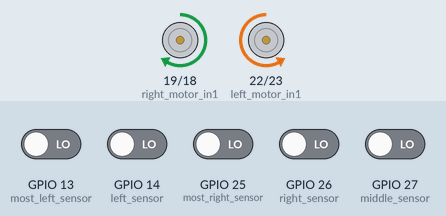
Recording of a sketch running on a simulated ESP32. Shown: motor-driver pin pairs drawn as motors (green arrow = first pin HIGH = forward, orange = second pin HIGH = backward, longer = more drive, scaled by the enable pin). The test bench sets the inputs (shaded band); at power-on: GPIO 13 (most_left_sensor), GPIO 14 (left_sensor), GPIO 25 (most_right_sensor), GPIO 26 (right_sensor), GPIO 27 (middle_sensor) LOW. What the sketch prints to the serial monitor is not drawn.

Above: at 1.2 s.
1.3 s: GPIO 13 (most_left_sensor) driven HIGH
At 2.0 s:
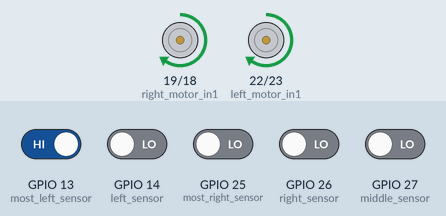
2.8 s: GPIO 25 (most_right_sensor) driven HIGH
At 3.2 s:
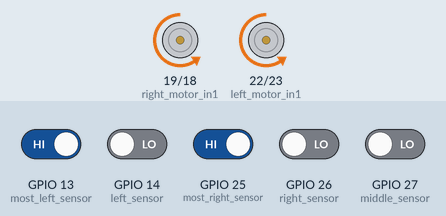
4.3 s: GPIO 25 (most_right_sensor) driven LOW
At 5.5 s:
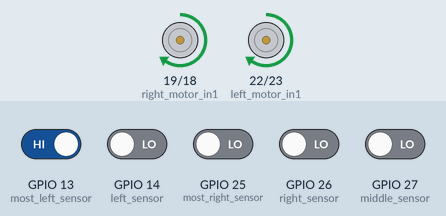
5.8 s: GPIO 26 (right_sensor) driven HIGH
At 6.6 s:
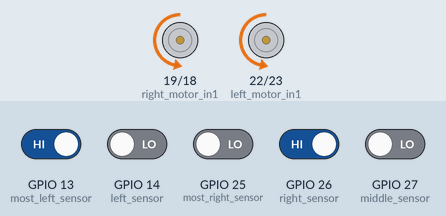
7.3 s: GPIO 26 (right_sensor) driven LOW
At 7.8 s:
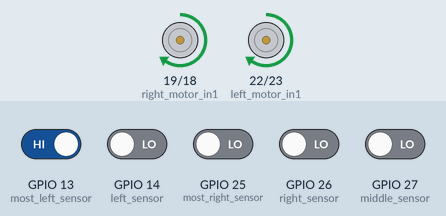
8.8 s: GPIO 13 (most_left_sensor) driven LOW and GPIO 14 (left_sensor) driven HIGH
At 10.1 s:
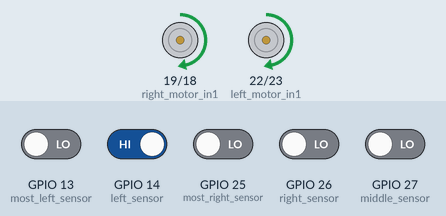
Timing chart, 0 to 11.3 s (numbered marks = the images above; inputs shaded):
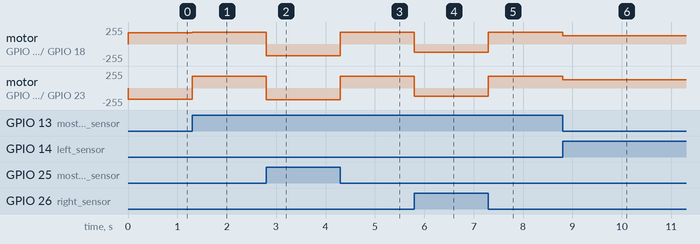

The sketch:

maze.ino
```cpp
#define LEDC_CHANNEL_0 0
#define LEDC_CHANNEL_1 1
#define LEDC_TIMER_13_BIT 8
#define LEDC_BASE_FREQ 5000
#define velocity 100

byte sensors_values[5] = {0, 0, 0, 0, 0};
// setting PWM properties
const int freq = 5000;
const int ledChannel = 0;
const int resolution = 8;

// LEFT MOTOR PINS
const int left_motor_in1 = 22; // ground
const int left_motor_in2 = 23; //

// RIGHT MOTOR PINS
const int right_motor_in1 = 19; //
const int right_motor_in2 = 18; // ground

// LEFT ENABLE
const int left_motor_enable = 17;

// RIGHT ENABLE
const int right_motor_enable = 16;

// IR SENSORS
const int most_left_sensor = 13;
const int left_sensor = 14;
const int middle_sensor = 27;
const int right_sensor = 26;
const int most_right_sensor = 25;

int r=0;
int rr=0;

int l=0;
int ll=0;

int i=0;

int rz=0;
int lz=0;

int counter=0;

void Push(){
  ledcWrite(LEDC_CHANNEL_0,170);
  ledcWrite(LEDC_CHANNEL_1,170);
  delay(1);
}
void Forward(){
  RightForward();
  LeftForward();
  // if(rz==1){
  //   ledcWrite(LEDC_CHANNEL_1,170);
  //   rz=0;
  // }
  // if(lz==1){
  //   ledcWrite(LEDC_CHANNEL_0,170);
  //   lz=0;
  // }
  ledcWrite(LEDC_CHANNEL_0,velocity);
  ledcWrite(LEDC_CHANNEL_1,velocity);
}

void Stop()
{
  ledcWrite(LEDC_CHANNEL_0, 0);
  ledcWrite(LEDC_CHANNEL_1, 0);
}

void TurnLeft(){
  //Push();
  // if(rz==1){
  //   ledcWrite(LEDC_CHANNEL_1,170);
  //   rz=0;
  // }
  // if(lz==1){
  //   ledcWrite(LEDC_CHANNEL_0,170);
  //   lz=0;
  // }
  RightForward();
  ledcWrite(LEDC_CHANNEL_0, 175);
  LeftBack();
  ledcWrite(LEDC_CHANNEL_1, 175);
}
void TurnLeft2(){
  //Push();
  // if(rz==1){
  //   ledcWrite(LEDC_CHANNEL_1,170);
  //   rz=0;
  // }
  RightForward();
  ledcWrite(LEDC_CHANNEL_0, 125);
  lz=1;
  LeftBack();
  ledcWrite(LEDC_CHANNEL_1, 125);
}

void TurnRight(){
  // if(rz==1){
  //   ledcWrite(LEDC_CHANNEL_1,170);
  //   rz=0;
  // }
  // if(lz==1){
  //   ledcWrite(LEDC_CHANNEL_0,170);
  //   lz=0;
  // }
  LeftForward();
  ledcWrite(LEDC_CHANNEL_0, 175);
  RightBack();
  ledcWrite(LEDC_CHANNEL_1, 175);
}

void TurnRight2(){
  // if(lz==1){
  //   ledcWrite(LEDC_CHANNEL_0,170);
  //   lz=0;
  // }
  LeftForward();
  ledcWrite(LEDC_CHANNEL_0, 125);
  RightBack();
  ledcWrite(LEDC_CHANNEL_1, 125);
  rz=1;
}
void readSensors(){

  // read sensors
  sensors_values[0] = digitalRead(most_left_sensor);
  sensors_values[1] = digitalRead(left_sensor);
  sensors_values[2] = digitalRead(middle_sensor);
  sensors_values[3] = digitalRead(right_sensor);
  sensors_values[4] = digitalRead(most_right_sensor);
}

void LeftForward(){
  digitalWrite(left_motor_in2, HIGH);
  digitalWrite(left_motor_in1, LOW);
  }

void LeftBack(){
  digitalWrite(left_motor_in1, HIGH);
  digitalWrite(left_motor_in2, LOW);
  }

void RightForward(){
  digitalWrite(right_motor_in1, HIGH);
  digitalWrite(right_motor_in2, LOW);
  }

void RightBack(){
  digitalWrite(right_motor_in2, HIGH);
  digitalWrite(right_motor_in1, LOW);
  }

void printSensors(){
  Serial.print("Most left: ");
  Serial.println(sensors_values[0]); // Left
  Serial.print("Left: ");
  Serial.println(sensors_values[1]); // Middle Left
  Serial.print("Middle: ");
  Serial.println(sensors_values[2]); // Middle Right
  Serial.print("Right: ");
  Serial.println(sensors_values[3]); // Right
  Serial.print("Most right: ");
  Serial.println(sensors_values[4]);
  Serial.println("---------------------------");
}

void setup() {
  // Setting up pinmodes of Sensors
  Serial.begin(115200);
  // Setting up pinmodes of motors
  pinMode(left_motor_in1, OUTPUT);
  pinMode(left_motor_in2, OUTPUT);
  pinMode(right_motor_in1, OUTPUT);
  pinMode(right_motor_in2, OUTPUT);
  pinMode(left_motor_enable, OUTPUT);
  pinMode(right_motor_enable, OUTPUT);

    // setup sensors pinmodes as inputs
  pinMode(most_left_sensor, INPUT);
  pinMode(left_sensor, INPUT);
  pinMode(middle_sensor, INPUT);
  pinMode(right_sensor, INPUT);
  pinMode(most_right_sensor, INPUT);

digitalWrite(left_motor_in2, HIGH);
  digitalWrite(left_motor_in1, LOW);
  digitalWrite(right_motor_in1, HIGH);
  digitalWrite(right_motor_in2, LOW);

  /*digitalWrite(left_motor_in2, LOW);
  digitalWrite(left_motor_in1, HIGH);
  digitalWrite(right_motor_in1, LOW);
  digitalWrite(right_motor_in2, HIGH);*/

  // digitalWrite(right_motor_enable, HIGH);
  // digitalWrite(left_motor_enable, HIGH);
  ledcAttachPin(left_motor_enable, LEDC_CHANNEL_0);
  ledcSetup(LEDC_CHANNEL_0, LEDC_BASE_FREQ, LEDC_TIMER_13_BIT);

  ledcAttachPin(right_motor_enable, LEDC_CHANNEL_1);
  ledcSetup(LEDC_CHANNEL_1, LEDC_BASE_FREQ, LEDC_TIMER_13_BIT);

  i=0;
}

void loop(){
  if(i==0)
  {
    Push();
    delay(1);
    i=1;
  }
    //Forward();
  readSensors();
  //printSensors();
  // // TurnRight();
  // // delay(5000);
  // // TurnLeft();
  // // delay(5000);
  if(sensors_values[4]==1 /*&& sensors_values[3]==1*/)
  {
    counter=0;
    Serial.println("1");
    rr=1;
    TurnRight();
  }
  else if(sensors_values[4]==0 && sensors_values[3]==0 && sensors_values[0]==0 && sensors_values[1]==0 && sensors_values[2]==1)
  {
    counter=0;
    Serial.println("2");
    r=0;
    rr=0;
    l=0;
    ll=0;
    Forward();
  }

  else if( sensors_values[3]==1 && sensors_values[2]==0)
  {
    counter=0;
    Serial.println("4");
    TurnRight2();
  }
  else if(sensors_values[0]==1 /*&& sensors_values[1]==1*/)
  {
    counter=0;
    Serial.println("3");
    ll=1;
    TurnLeft();
  }
  else if(sensors_values[1]==1 && sensors_values[2]==0){
    counter=0;
    Serial.println("5");
    TurnLeft2();
  }
  // else if( sensors_values[4]==1 )
  // {
  //   Serial.println("6");
  //   TurnRight2();
  // }
  // else if(sensors_values[0]==1){
  //   Serial.println("7");
  //   TurnLeft2();
  // }
  // else if(sensors_values[4]==0 && sensors_values[3]==0 && sensors_values[0]==0 && sensors_values[1]==0 && sensors_values[2]==0)
  // {
  //   counter++;
  //   Forward();
  //   Serial.println("6");
  //   if(counter==500)
  //   {
  //     Stop();
  //     delay(5000);
  //   }
  // }
}
```

Measured:
- after the input at 1.3 s, motor on GPIO 19 (right_motor_in1) / GPIO 18 (right_motor_in2): forward 169/255 → forward 174/255 at once; motor on GPIO 22 (left_motor_in1) / GPIO 23 (left_motor_in2): backward 169/255 → forward 174/255 at once
- after the input at 2.8 s, motor on GPIO 19 (right_motor_in1) / GPIO 18 (right_motor_in2), motor on GPIO 22 (left_motor_in1) / GPIO 23 (left_motor_in2): forward 174/255 → backward 174/255 at once
- after the input at 4.3 s, motor on GPIO 19 (right_motor_in1) / GPIO 18 (right_motor_in2), motor on GPIO 22 (left_motor_in1) / GPIO 23 (left_motor_in2): backward 174/255 → forward 174/255 at once
- after the input at 5.8 s, motor on GPIO 19 (right_motor_in1) / GPIO 18 (right_motor_in2), motor on GPIO 22 (left_motor_in1) / GPIO 23 (left_motor_in2): forward 174/255 → backward 125/255 at once
- after the input at 7.3 s, motor on GPIO 19 (right_motor_in1) / GPIO 18 (right_motor_in2), motor on GPIO 22 (left_motor_in1) / GPIO 23 (left_motor_in2): backward 125/255 → forward 174/255 at once
- after the input at 8.8 s, motor on GPIO 19 (right_motor_in1) / GPIO 18 (right_motor_in2), motor on GPIO 22 (left_motor_in1) / GPIO 23 (left_motor_in2): forward 174/255 → forward 125/255 at once
